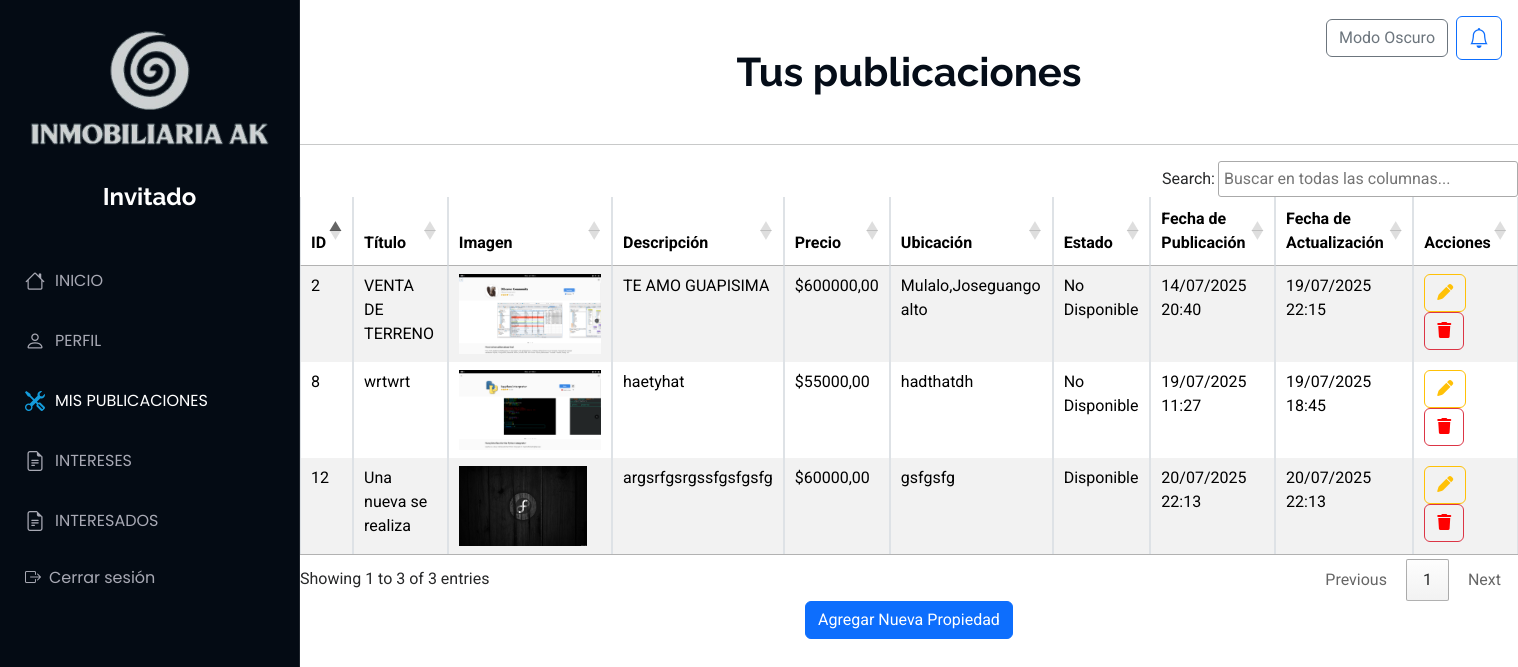
Screenshot of /Publicaciones/iniciopu (signed in) with the database file from the repository.
### Aplicaciones/Publicaciones/models.py (models this page shows)
class Propiedad(models.Model):
    id_propiedad = models.AutoField(primary_key=True)
    titulo = models.CharField(max_length=200)
    imagen = models.FileField(upload_to='propiedades/')
    descripcion = models.TextField()
    precio = models.DecimalField(max_digits=12, decimal_places=2)
    ubicacion=models.CharField(max_length=200,null=True,blank=True)
    usuario = models.ForeignKey(Usuario, on_delete=models.CASCADE)
    latitud = models.DecimalField(max_digits=9, decimal_places=7)
    longitud = models.DecimalField(max_digits=10, decimal_places=7)
    estado = models.CharField(max_length=50)
    fecha_publicacion = models.DateTimeField(auto_now_add=True)
    fecha_actualizacion = models.DateTimeField(auto_now=True,null=True,blank=True)

### Aplicaciones/Publicaciones/views.py (the view)
# urls.py: path('iniciopu',views.inicio,name='iniciopu'),
def inicio(request):
    usuario_actual = Usuario.objects.get(id=request.session['usuario_id'])
    listado_propiedades = Propiedad.objects.filter(usuario=usuario_actual)
    return render(request, "iniciopu.html", {'propiedades': listado_propiedades})

### Aplicaciones/Publicaciones/templates/iniciopu.html (shortened to what this page needs)
{% extends 'plantilla.html' %}
{% load static %}
{% block body %}
<main>
    <br><br>
<h1 class="text-center"><b>Tus publicaciones</b></h1><br>
<hr>
<table class="table table-bordered table-striped table-hover" id="publicaciones">
    <thead>
        <tr>
            <th>ID</th>
            <th>Título</th>
            <th>Imagen</th>
            <th>Descripción</th>
            <th>Precio</th>
            <th>Ubicación</th>
            <th>Estado</th>
            <th>Fecha de Publicación</th>
            <th>Fecha de Actualización</th>
            <th>Acciones</th>
        </tr>
    </thead>
    <tbody>
        {% for propiedad in propiedades %}
        <tr>
            <td>{{propiedad.id_propiedad}}</td>
            <td>{{ propiedad.titulo }}</td>
            <td>
                {% if propiedad.imagen %}
                    <img src="{{propiedad.imagen.url}}" alt="" height="80px">
                {% else %}
                    Ninguna
                {% endif %}
            </td>
            <td>{{ propiedad.descripcion|truncatewords:10 }}</td>
            <td>${{ propiedad.precio }}</td>
            <td>{{ propiedad.ubicacion }}</td>
            <td>{{ propiedad.estado }}</td>
            <td>{{ propiedad.fecha_publicacion|date:"d/m/Y H:i" }}</td>
            <td>{{ propiedad.fecha_actualizacion|date:"d/m/Y H:i" }}</td>
            <td>
                <a href="editarPropiedad/{{propiedad.id_propiedad}}" class="btn btn-outline-warning">
                    <i class="fa fa-pen"></i></a>
                <a style="color: red;" href="#" onclick="confirmarEliminacion('{{ propiedad.id_propiedad }}')" class="btn btn-outline-danger"><i class="fa fa-trash"></i></a>
            </td>
        </tr>
        {% endfor %}
    </tbody>
</table>
<div class="text-center">
    <a href="nuevaPropiedad" class="btn btn-primary">
        Agregar Nueva Propiedad
    </a>
</div>
<br>
<br>
</main>
{% endblock %}

### tiendamue/static/plantilla/Port/assets/css/main.css (style rules this page uses)
:root { --default-font: "Roboto", system-ui, -apple-system, "Segoe UI", Roboto, "Helvetica Neue", Arial, "Noto Sans", "Liberation Sans", sans-serif, "Apple Color Emoji", "Segoe UI Emoji", "Segoe UI Symbol", "Noto Color Emoji"; --heading-font: "Raleway", sans-serif; --nav-font: "Poppins", sans-serif; }
:root { --background-color: #ffffff; --default-color: #272829; --heading-color: #050d18; --accent-color: #149ddd; --surface-color: #ffffff; --contrast-color: #ffffff; }
:root { --nav-color: #a8a9b4; --nav-hover-color: #ffffff; --nav-mobile-background-color: #040b14; --nav-dropdown-background-color: #040b14; --nav-dropdown-color: #a8a9b4; --nav-dropdown-hover-color: #ffffff; }
:root { scroll-behavior: smooth; }
body { color: var(--default-color); background-color: var(--background-color); font-family: var(--default-font); }
a { color: var(--accent-color); text-decoration: none; transition: 0.3s; }
h1, h2, h3, h4, h5, h6 { color: var(--heading-color); font-family: var(--heading-font); }
@media (min-width: 1200px) { .header~main, .header~#footer { margin-left: 300px; } }

### rows the page displays
Propiedad: id_propiedad "2", titulo "VENTA DE TERRENO", imagen (picture), descripcion "TE AMO GUAPISIMA", precio "600000,00", ubicacion "Mulalo,Joseguango alto", estado "No Disponible", fecha_publicacion "14/07/2025 20:40", fecha_actualizacion "19/07/2025 22:15"
Propiedad: id_propiedad "8", titulo "wrtwrt", imagen (picture), descripcion "haetyhat", precio "55000,00", ubicacion "hadthatdh", estado "No Disponible", fecha_publicacion "19/07/2025 11:27", fecha_actualizacion "19/07/2025 18:45"
Propiedad: id_propiedad "12", titulo "Una nueva se realiza", imagen (picture), descripcion "argsrfgsrgssfgsfgsfg", precio "60000,00", ubicacion "gsfgsfg", estado "Disponible", fecha_publicacion "20/07/2025 22:13", fecha_actualizacion "20/07/2025 22:13"
